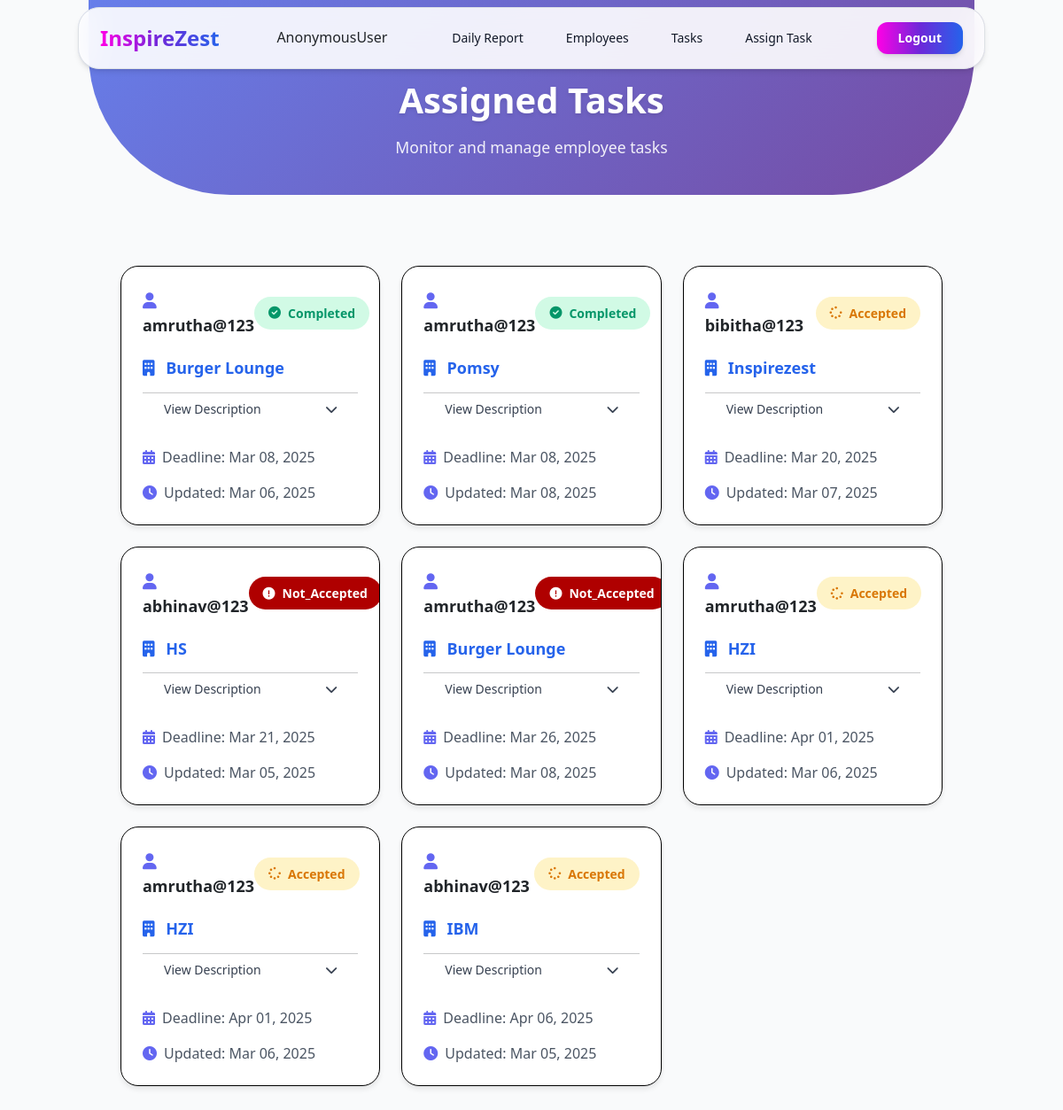
Page /manager/task/list/ on the earlier database version.
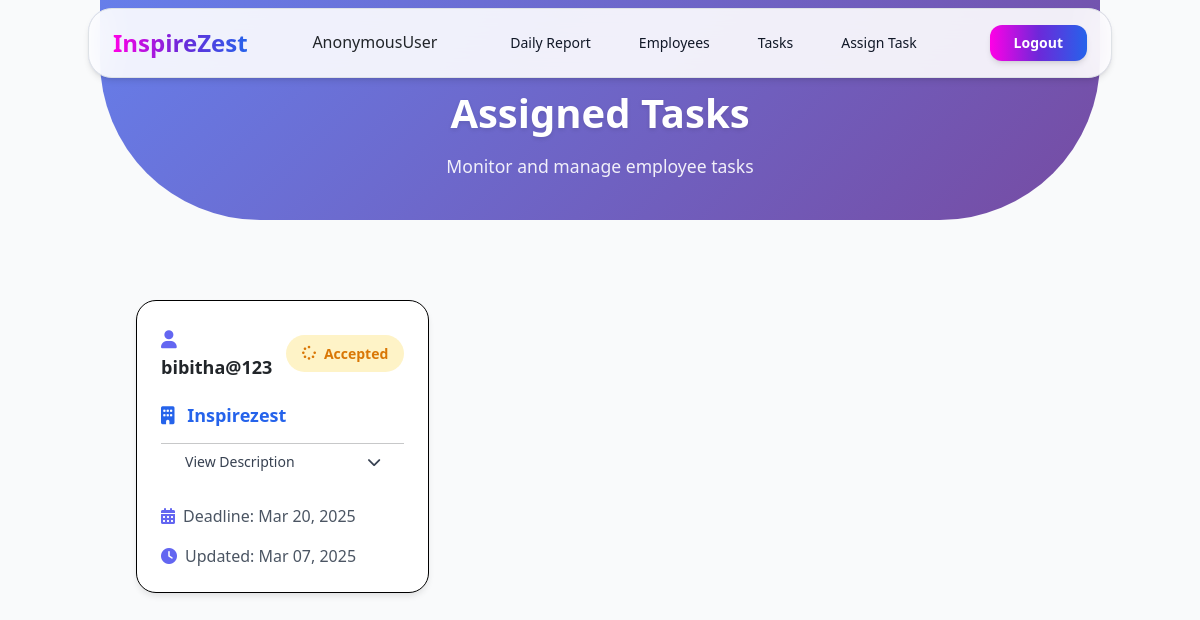
Same page on the later database version.
### app/models.py (models this page shows, shortened)
class Task(models.Model):
    employee = models.ForeignKey(CustomUser, on_delete=models.CASCADE)
    client_name = models.CharField(max_length=255)
    description = models.TextField(null=True,blank=True)
    time_line = models.DateField()
    status_choices = (
        ('accepted', 'Accepted'),
        ('not_accepted', 'Not Accepted'),
        ('completed', 'Completed'),
    )
    status = models.CharField(max_length=20, choices=status_choices, default='not_accepted')
    update_date = models.DateField(default=timezone.now)

class CustomUser(AbstractUser):
    DEPARTMENT_CHOICES = [
        ('HR', 'Human Resources'),
        ('IT', 'Information Technology'),
        ('FIN', 'Finance'),
        ('MKT', 'Marketing'),
        ('OPS', 'Operations'),
    ]
    is_verified = models.BooleanField(default=False)
    otp = models.CharField(max_length=10, null=True, blank=True)
    email = models.EmailField(unique=True)
    employee_id = models.CharField(max_length=10, unique=True, null=True)
    department = models.CharField(max_length=3, choices=DEPARTMENT_CHOICES, null=True, blank=True)
    joining_date = models.DateField(null=True, blank=True)

### app/views.py (the view)
# urls.py: path('manager/task/list/', views.Manager_assigned_task_list, name='manager-task-list'),
def Manager_assigned_task_list(request):
    current_date = timezone.now().date()
    tasks = Task.objects.filter(time_line__gte=current_date).order_by('time_line')
    return render(request, 'Manager_assigned_task_list.html', {'tasks': tasks})

### app/templates/Manager_assigned_task_list.html (shortened to what this page needs)
{% extends 'admin_base.html' %}
{% load widget_tweaks %}
{% block main_block %}
<div class="min-h-screen bg-gray-50 pb-12">
    <div class="page-header w-5/6 mx-auto" data-aos="fade-down">
        <h1 class="page-title mt-5">Assigned Tasks</h1>
        <p class="page-subtitle">Monitor and manage employee tasks</p>
    </div>
    <div class="container mx-auto px-5">
        <div class="grid grid-cols-1 md:grid-cols-2 lg:grid-cols-3 xl:grid-cols-4 gap-6">
            {% for t in tasks %}
            <div class="task-card border border-black" data-aos="fade-up">
                <div class="task-content">
                    <div class="flex justify-between items-center mb-4">
                        <h5 class="text-lg font-semibold">
                            <i class="fas fa-user mr-2 text-indigo-500"></i>
                            {{ t.employee.username }}
                        </h5>
                        <span class="status-indicator status-{{ t.status|lower }}">
                            <i class="fas {% if t.status == 'not_accepted' %}fa-exclamation-circle
                                      {% elif t.status == 'accepted' %}fa-spinner fa-spin
                                      {% else %}fa-check-circle{% endif %}"></i>
                            {{ t.status|title }}
                        </span>
                    </div>
                    <h3 class="client-name">
                        <i class="fas fa-building mr-2"></i>
                        {{ t.client_name }}
                    </h3>
                    <hr>
                    <div>
                        <button onclick="toggleDescription(this)"
                                class="w-full flex items-center justify-between px-4 py-2 text-sm font-medium text-gray-700 hover:text-indigo-600 transition-colors duration-200 rounded-lg hover:bg-gray-50">
                            <span>View Description</span>
                            <i class="fas fa-chevron-down transition-transform duration-300"></i>
                        </button>
                    </div>
                    <div class="space-y-2 mt-4">
                        <div class="task-deadline">
                            <i class="fas fa-calendar-alt text-indigo-500"></i>
                            <span>Deadline: {{ t.time_line|date:"M d, Y" }}</span>
                        </div>
                        <div class="task-deadline">
                            <i class="fas fa-clock text-indigo-500"></i>
                            <span>Updated: {{ t.update_date|date:"M d, Y" }}</span>
                        </div>
                    </div>
                </div>
            </div>
            {% endfor %}
        </div>
    </div>
</div>
{% endblock %}

### app/templates/admin_base.html (shortened to what this page needs)
<!DOCTYPE html>
<html lang="en">
<head>
        <link href="https://cdn.jsdelivr.net/npm/bootstrap@5.3.3/dist/css/bootstrap.min.css" rel="stylesheet"
>
    <link href="https://unpkg.com/aos@2.3.1/dist/aos.css" rel="stylesheet">
    <script src="https://cdn.tailwindcss.com"></script>
    <link rel="stylesheet" href="https://cdnjs.cloudflare.com/ajax/libs/font-awesome/6.0.0/css/all.min.css">
</head>
<body>
    <header class="fixed inset-x-0 top-0 z-30 mx-auto w-full max-w-screen-md border border-gray-100
    bg-white/90 py-3 mt-2 shadow-md backdrop-blur-lg md:top-6 md:rounded-3xl lg:max-w-screen-lg" data-aos="flip-down" data-aos-delay="500" >
    <div class="px-6" >
        <div class="flex items-center justify-between">
            <div class="flex items-center space-x-2">
                <span class="logo-text">InspireZest</span>
            </div>
            <h1>{{request.user}}</h1>
            <div class="hidden md:flex md:items-center md:justify-center md:gap-8">
                <a href="{%url 'manager-daily-report-list'%}" class="nav-link px-2 py-2 text-sm font-medium text-gray-900">
                    Daily Report
                </a>
                <a href="{%url 'manager-employee-list'%}" class="nav-link px-2 py-2 text-sm font-medium text-gray-900">
                    Employees
                </a>
                <a href="{%url 'manager-task-list'%}" class="nav-link px-2 py-2 text-sm font-medium text-gray-900">
                    Tasks
                </a>
                <a href="{%url 'assign-task-employee'%}" class="nav-link px-2 py-2 text-sm font-medium text-gray-900">
                    Assign Task
                </a>
            </div>
            <div class="flex items-center justify-end gap-4">
                <a class="inline-flex items-center justify-center rounded-xl bg-blue-600 px-4 py-2 text-sm
                    font-semibold text-white shadow-md transition-all duration-200 hover:bg-blue-500
                    hover:shadow-lg focus:ring-2 focus:ring-blue-600 focus:ring-offset-2" href="{% url 'login' %}">
                    Logout
                </a>
            </div>
        </div>
    </div>
</header>
    {%block main_block%}
    {%endblock%}
</body>
</html>

### app/templates/admin_base.html (style rules this page uses)
.nav-link::before { content: ''; position: absolute; bottom: 0; left: 0; width: 0; height: 2px; background-color: #2563eb; transition: width 0.3s ease; }
.nav-link { position: relative; transition: color 0.3s ease; }
.logo-text { font-size: 1.5rem; font-weight: 700; background: linear-gradient( to right, #ff00e6 0%, #6d28d9 50%, #2563eb 100% ); -webkit-background-clip: text; background-clip: text; -webkit-text-fill-color: transparent; position: relative; display: inline-block; }
.logo-text::after { content: ''; position: absolute; bottom: -2px; left: 0; width: 100%; height: 2px; background: inherit; opacity: 0; transition: opacity 0.3s ease; }
.inline-flex { display: inline-flex; background: linear-gradient( to right, #ff00e6 0%, #6d28d9 50%, #2563eb 100% ); transition: all 0.3s ease; }

### app/templates/Manager_assigned_task_list.html (style rules this page uses)
.task-card { background: white; border-radius: 20px; box-shadow: 0 4px 6px -1px rgba(0, 0, 0, 0.1); transition: all 0.3s ease; height: 100%; position: relative; overflow: hidden; }
.task-card::before { content: ''; position: absolute; top: 0; left: 0; width: 100%; height: 100%; background: linear-gradient(163deg, #c800cc 0%, #3700ff 100%); opacity: 0; transition: opacity 0.3s; }
.task-content { position: relative; z-index: 1; padding: 1.5rem; }
.status-indicator { padding: 0.5rem 1rem; border-radius: 9999px; font-size: 0.875rem; font-weight: 600; display: inline-flex; align-items: center; gap: 0.5rem; }
.status-accepted { background-color: #fef3c7; color: #d97706; }
.client-name { color: #2563eb; font-weight: 600; font-size: 1.125rem; margin: 1rem 0; }
.task-deadline { display: flex; align-items: center; gap: 0.5rem; color: #4b5563; margin: 1rem 0; }
.page-header { background: linear-gradient(135deg, #667eea 0%, #764ba2 100%); min-height: 220px; margin-bottom: 5rem; border-radius: 0 0 10rem 10rem; text-align: center; display: flex; flex-direction: column; justify-content: center; align-items: center; padding: 2rem; gap: 1rem; }
.page-title { font-size: 2.5rem; font-weight: 700; color: white; text-shadow: 0 2px 4px rgba(0, 0, 0, 0.1); }
.page-subtitle { color: rgba(255, 255, 255, 0.9); font-size: 1.1rem; max-width: 600px; }

Differences in the rows shown:
removed Task: employee.username "amrutha@123", status "Completed", client_name "Burger Lounge", time_line "Mar 08, 2025", update_date "Mar 06, 2025"
removed Task: employee.username "amrutha@123", status "Completed", client_name "Pomsy", time_line "Mar 08, 2025", update_date "Mar 08, 2025"
removed Task: employee.username "abhinav@123", status "Not_Accepted", client_name "HS", time_line "Mar 21, 2025", update_date "Mar 05, 2025"
removed Task: employee.username "amrutha@123", status "Not_Accepted", client_name "Burger Lounge", time_line "Mar 26, 2025", update_date "Mar 08, 2025"
removed Task: employee.username "amrutha@123", status "Accepted", client_name "HZI", time_line "Apr 01, 2025", update_date "Mar 06, 2025"
removed Task: employee.username "amrutha@123", status "Accepted", client_name "HZI", time_line "Apr 01, 2025", update_date "Mar 06, 2025"
removed Task: employee.username "abhinav@123", status "Accepted", client_name "IBM", time_line "Apr 06, 2025", update_date "Mar 05, 2025"
